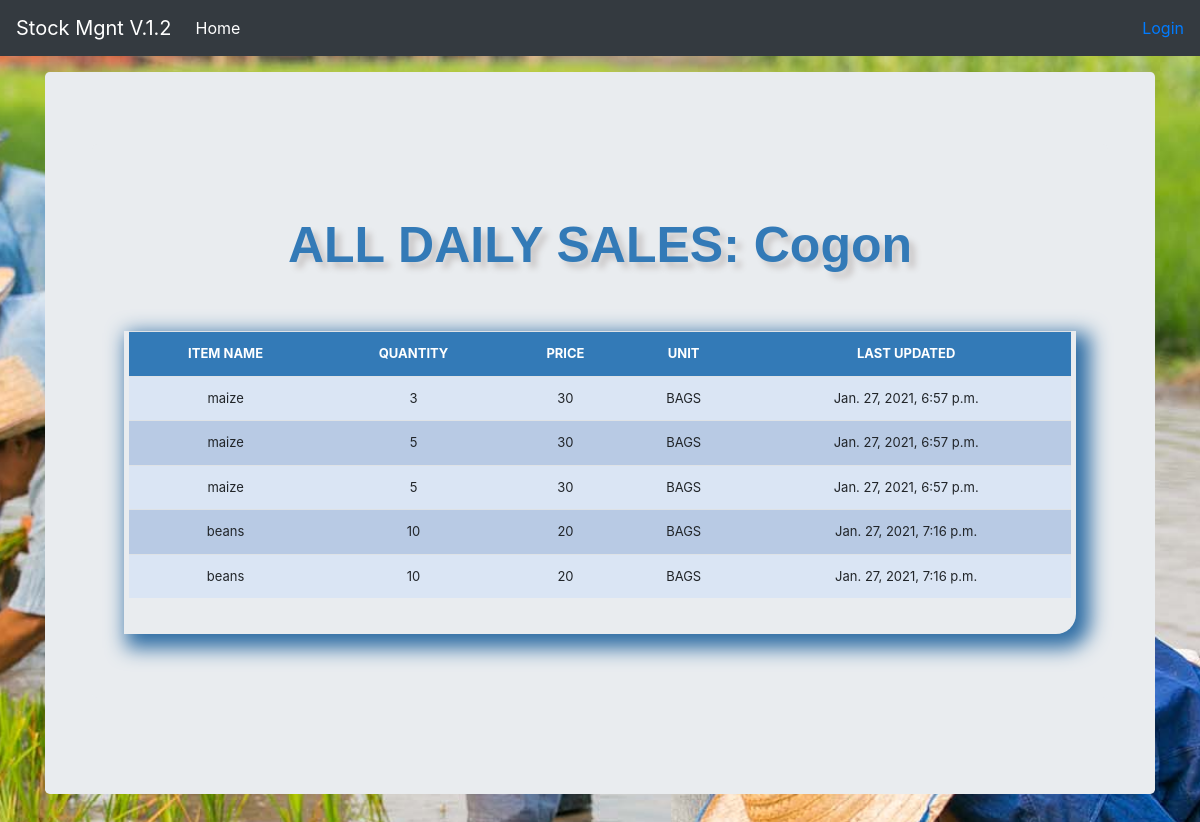
The page /shop_sold_items/cogon/ on the database as committed earlier.
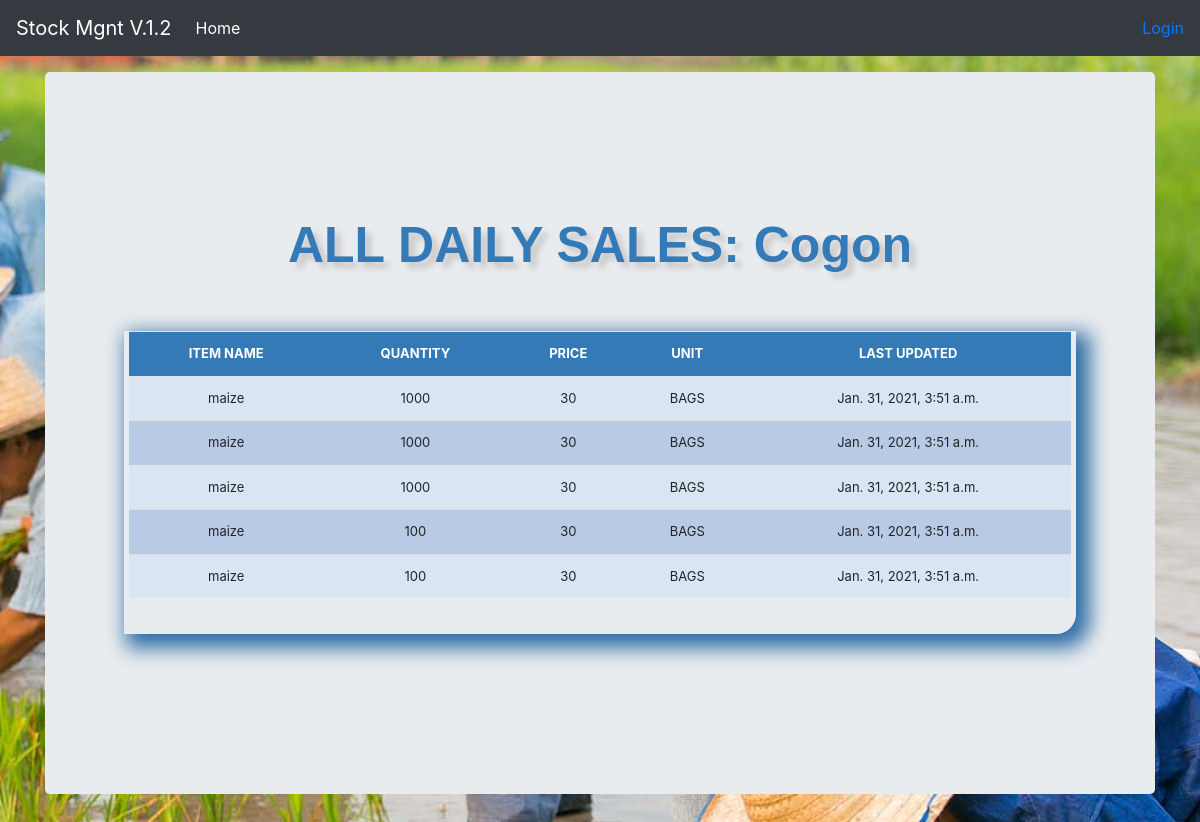
The same page on the database as committed later.
### stockmgmt/models.py (models this page shows, shortened)
class Individual_Sold_Item(models.Model):
    store = models.ForeignKey(All_Store, blank=True, null=True, on_delete=models.CASCADE)
    product = models.ForeignKey(Stock, blank=True, null=True, on_delete=models.CASCADE)
    quantity = models.IntegerField(blank=True, null=True)
    date=models.DateField(auto_now_add=True,null=True,blank=True)
    def __str__(self):
        return self.store.name + ' ' + self.product.item_name+' '+str(self.quantity)

class Stock(models.Model):
    category = models.ForeignKey(Category, on_delete=models.CASCADE, blank=True)
    sub_category = models.ForeignKey(SubCategory, on_delete=models.CASCADE, blank=True,null=True,verbose_name='UNIT')
    item_name = models.CharField(max_length=50, blank=True, null=True)
    quantity = models.IntegerField(default='0', blank=True, null=True)
    receive_quantity = models.IntegerField(default='0', blank=True, null=True,verbose_name='Quantity')
    receive_by = models.CharField(max_length=50, blank=True, null=True)
    issue_quantity = models.IntegerField(default='0', blank=True, null=True)
    issue_by = models.CharField(max_length=50, blank=True, null=True, choices=issue_to_category)
    issue_by_model = models.ForeignKey(All_Store, on_delete=models.CASCADE, blank=True, null=True,
                                       related_name='issue_to_model')
    ordered_items=models.IntegerField(blank=True, null=True,default=0,verbose_name='Number of items')
    issue_to = models.CharField(max_length=50, blank=True, null=True, choices=issue_to_category)
    issue_to_model = models.ForeignKey(All_Store, on_delete=models.CASCADE, blank=True, null=True,
                                       related_name='issue_by_model')
    phone_number = models.CharField(max_length=50, blank=True, null=True)
    created_by = models.CharField(max_length=50, blank=True, null=True)
    reorder_level = models.IntegerField(default='0', blank=True, null=True)
    last_updated = models.DateTimeField(auto_now_add=False, auto_now=True)
    timestamp = models.DateTimeField(auto_now_add=True, auto_now=False)
    price = models.IntegerField(default='0', blank=True, null=True)

class SubCategory(models.Model):
    category=models.ForeignKey(Category,on_delete=models.CASCADE,related_name='stock_Categories')
    name=models.CharField(max_length=100,db_index=True)

### stockmgmt/views.py (the view)
# urls.py: path('shop_sold_items/<slug:slug>/',views.shop_sold_items,name='shop_sold_items'),
def shop_sold_items(request,slug):
    store=All_Store.objects.get(slug=slug)
    date_sale=Individual_Sold_Item.objects.filter(store=store)
    print(date_sale)
    header = 'ALL DAILY SALES: ' + date_sale.last().store.name
    all_store = All_Store.objects.all()
    context={
        'header':header,
        'queryset':date_sale,
        'stores':all_store,
    }
    template='shop_sold_items.html'
    return render(request,template,context)

### stockmgmt/templates/shop_sold_items.html (shortened to what this page needs)
{% extends "base.html" %}
{% load crispy_forms_tags %}
{% load static %}
{% block body %}
<main role="main" class="container">
  <div class="jumbotron">
      <div class="header"> {{header}}</div>
        <br><br>
        <div class="display_table">
          <table class='table'>
                  <tr>
                    <th>ITEM NAME</th>
                    <th>QUANTITY</th>
                      <th>PRICE</th>
                      <th>UNIT</th>
                    <th>LAST UPDATED</th>
                  </tr>
        {% for item in queryset %}
                  <tr>
                    <td>{{item.product.item_name}}</td>
                    <td>{{item.quantity}}</td>
                      <td>{{ item.product.price }}</td>
                      <td>{{ item.product.sub_category.name }}</td>
                    <td>{{item.product.last_updated}}</td>
                  </tr>
              {% endfor %}
          </table>
        </div>
  </div>
</main>
{% endblock %}

Rows that differ between the two databases and show on the page:
removed Individual_Sold_Item: product.item_name "maize", quantity "3", product.price "30", product.sub_category.name "BAGS", product.last_updated "Jan. 27, 2021, 6:57 p.m."
removed Individual_Sold_Item: product.item_name "maize", quantity "5", product.price "30", product.sub_category.name "BAGS", product.last_updated "Jan. 27, 2021, 6:57 p.m."
removed Individual_Sold_Item: product.item_name "maize", quantity "5", product.price "30", product.sub_category.name "BAGS", product.last_updated "Jan. 27, 2021, 6:57 p.m."
removed Individual_Sold_Item: product.item_name "beans", quantity "10", product.price "20", product.sub_category.name "BAGS", product.last_updated "Jan. 27, 2021, 7:16 p.m."
removed Individual_Sold_Item: product.item_name "beans", quantity "10", product.price "20", product.sub_category.name "BAGS", product.last_updated "Jan. 27, 2021, 7:16 p.m."
added Individual_Sold_Item: product.item_name "maize", quantity "1000", product.price "30", product.sub_category.name "BAGS", product.last_updated "Jan. 31, 2021, 3:51 a.m."
added Individual_Sold_Item: product.item_name "maize", quantity "1000", product.price "30", product.sub_category.name "BAGS", product.last_updated "Jan. 31, 2021, 3:51 a.m."
added Individual_Sold_Item: product.item_name "maize", quantity "1000", product.price "30", product.sub_category.name "BAGS", product.last_updated "Jan. 31, 2021, 3:51 a.m."
added Individual_Sold_Item: product.item_name "maize", quantity "100", product.price "30", product.sub_category.name "BAGS", product.last_updated "Jan. 31, 2021, 3:51 a.m."
added Individual_Sold_Item: product.item_name "maize", quantity "100", product.price "30", product.sub_category.name "BAGS", product.last_updated "Jan. 31, 2021, 3:51 a.m."
